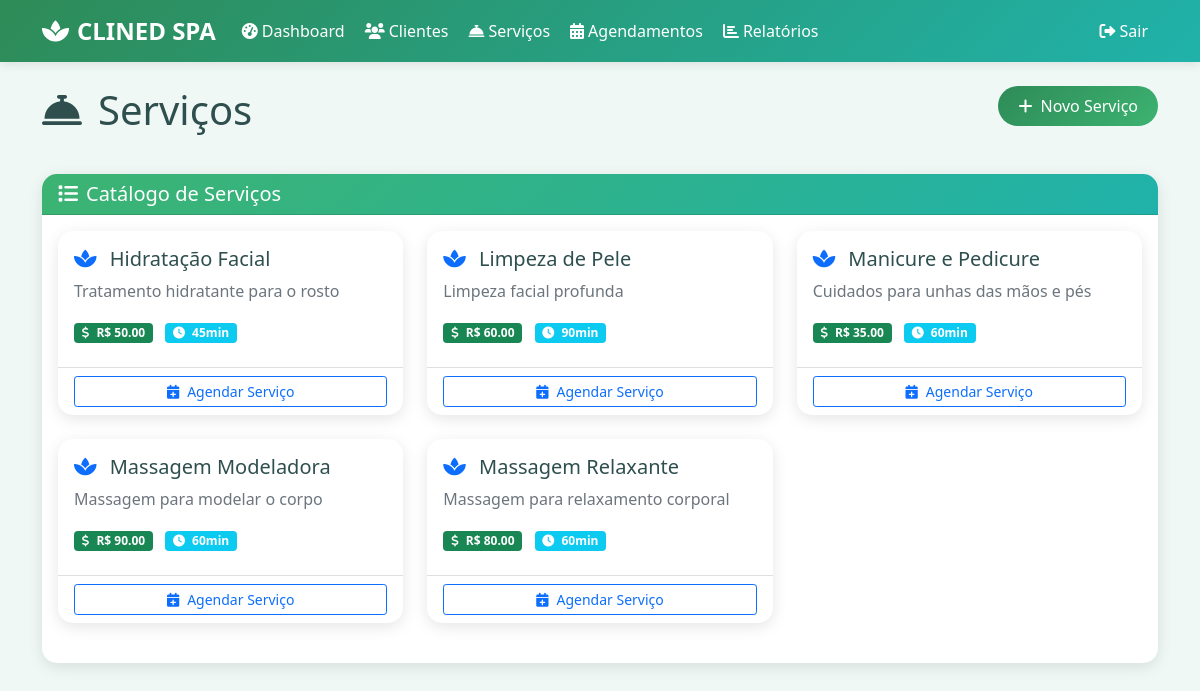
Screenshot of /servicos (signed in) with the database file from the repository.
### app.py (models this page shows)
class Servico(db.Model):
    id = db.Column(db.Integer, primary_key=True)
    nome = db.Column(db.String(100), nullable=False)
    descricao = db.Column(db.Text)
    preco = db.Column(db.Float, nullable=False)
    duracao = db.Column(db.Integer, nullable=False)  # em minutos
    ativo = db.Column(db.Boolean, default=True)

### app.py (the view)
@app.route('/servicos')
def servicos():
    if 'logged_in' not in session:
        return redirect(url_for('login'))
    servicos = Servico.query.filter_by(ativo=True).order_by(Servico.nome).all()
    return render_template('servicos.html', servicos=servicos)

### templates/servicos.html (shortened to what this page needs)
{% extends "base.html" %}
{% block content %}
<div class="row mb-4">
    <div class="col-md-6">
        <h1 class="display-6 mb-3">
            <i class="fas fa-concierge-bell me-3"></i>Serviços
        </h1>
    </div>
    <div class="col-md-6 text-end">
        <a href="{{ url_for('novo_servico') }}" class="btn btn-primary">
            <i class="fas fa-plus me-2"></i>Novo Serviço
        </a>
    </div>
</div>
<div class="card">
    <div class="card-header">
        <h5 class="card-title mb-0">
            <i class="fas fa-list me-2"></i>Catálogo de Serviços
        </h5>
    </div>
    <div class="card-body">
        {% if servicos %}
            <div class="row">
                {% for servico in servicos %}
                <div class="col-md-6 col-lg-4 mb-4">
                    <div class="card h-100">
                        <div class="card-body">
                            <h5 class="card-title">
                                <i class="fas fa-spa me-2 text-primary"></i>
                                {{ servico.nome }}
                            </h5>
                            <p class="card-text text-muted">
                                {{ servico.descricao if servico.descricao else 'Sem descrição' }}
                            </p>
                            <div class="mb-2">
                                <span class="badge bg-success me-2">
                                    <i class="fas fa-dollar-sign me-1"></i>
                                    R$ {{ "%.2f"|format(servico.preco) }}
                                </span>
                                <span class="badge bg-info">
                                    <i class="fas fa-clock me-1"></i>
                                    {{ servico.duracao }}min
                                </span>
                            </div>
                        </div>
                        <div class="card-footer bg-transparent">
                            <div class="d-grid">
                                <a href="{{ url_for('novo_agendamento') }}" class="btn btn-outline-primary btn-sm">
                                    <i class="fas fa-calendar-plus me-2"></i>Agendar Serviço
                                </a>
                            </div>
                        </div>
                    </div>
                </div>
                {% endfor %}
            </div>
        {% endif %}
    </div>
</div>
{% endblock %}

### templates/base.html (shortened to what this page needs)
<!DOCTYPE html>
<html lang="pt-BR">
<head>
    <link href="https://cdn.jsdelivr.net/npm/bootstrap@5.1.3/dist/css/bootstrap.min.css" rel="stylesheet">
    <link href="https://cdnjs.cloudflare.com/ajax/libs/font-awesome/6.0.0/css/all.min.css" rel="stylesheet">
</head>
<body>
    {% if session.logged_in %}
    <nav class="navbar navbar-expand-lg navbar-dark">
        <div class="container">
            <a class="navbar-brand" href="{{ url_for('dashboard') }}">
                <i class="fas fa-spa me-2"></i>CLINED SPA
            </a>
            <div class="collapse navbar-collapse" id="navbarNav">
                <ul class="navbar-nav me-auto">
                    <li class="nav-item">
                        <a class="nav-link" href="{{ url_for('dashboard') }}">
                            <i class="fas fa-tachometer-alt me-1"></i>Dashboard
                        </a>
                    </li>
                    <li class="nav-item">
                        <a class="nav-link" href="{{ url_for('clientes') }}">
                            <i class="fas fa-users me-1"></i>Clientes
                        </a>
                    </li>
                    <li class="nav-item">
                        <a class="nav-link" href="{{ url_for('servicos') }}">
                            <i class="fas fa-concierge-bell me-1"></i>Serviços
                        </a>
                    </li>
                    <li class="nav-item">
                        <a class="nav-link" href="{{ url_for('agendamentos') }}">
                            <i class="fas fa-calendar-alt me-1"></i>Agendamentos
                        </a>
                    </li>
                    <li class="nav-item">
                        <a class="nav-link" href="{{ url_for('relatorios') }}">
                            <i class="fas fa-chart-bar me-1"></i>Relatórios
                        </a>
                    </li>
                </ul>
                <ul class="navbar-nav">
                    <li class="nav-item">
                        <a class="nav-link" href="{{ url_for('logout') }}">
                            <i class="fas fa-sign-out-alt me-1"></i>Sair
                        </a>
                    </li>
                </ul>
            </div>
        </div>
    </nav>
    {% endif %}
    <main class="container mt-4">
        {% block content %}{% endblock %}
    </main>
</body>
</html>

### templates/base.html (style rules this page uses)
:root { --primary-color: #2E8B57; --secondary-color: #20B2AA; --accent-color: #3CB371; --light-bg: #F0F8F5; --dark-text: #2F4F4F; }
body { background-color: var(--light-bg); color: var(--dark-text); font-family: 'Segoe UI', Tahoma, Geneva, Verdana, sans-serif; }
.navbar-brand { font-weight: bold; font-size: 1.5rem; color: white !important; }
.navbar { background: linear-gradient(135deg, var(--primary-color), var(--secondary-color)) !important; box-shadow: 0 2px 10px rgba(0,0,0,0.1); }
.navbar-nav .nav-link { color: white !important; transition: all 0.3s ease; border-radius: 5px; margin: 0 2px; }
.card { border: none; border-radius: 15px; box-shadow: 0 4px 15px rgba(0,0,0,0.1); transition: all 0.3s ease; background: white; }
.card-header { background: linear-gradient(135deg, var(--accent-color), var(--secondary-color)); color: white; border-radius: 15px 15px 0 0 !important; font-weight: bold; }
.btn-primary { background: linear-gradient(135deg, var(--primary-color), var(--accent-color)); border: none; border-radius: 25px; padding: 8px 20px; transition: all 0.3s ease; }

### rows the page displays
Servico: nome "Hidratação Facial", descricao "Tratamento hidratante para o rosto", preco "50.00", duracao "45"
Servico: nome "Limpeza de Pele", descricao "Limpeza facial profunda", preco "60.00", duracao "90"
Servico: nome "Manicure e Pedicure", descricao "Cuidados para unhas das mãos e pés", preco "35.00", duracao "60"
Servico: nome "Massagem Modeladora", descricao "Massagem para modelar o corpo", preco "90.00", duracao "60"
Servico: nome "Massagem Relaxante", descricao "Massagem para relaxamento corporal", preco "80.00", duracao "60"
